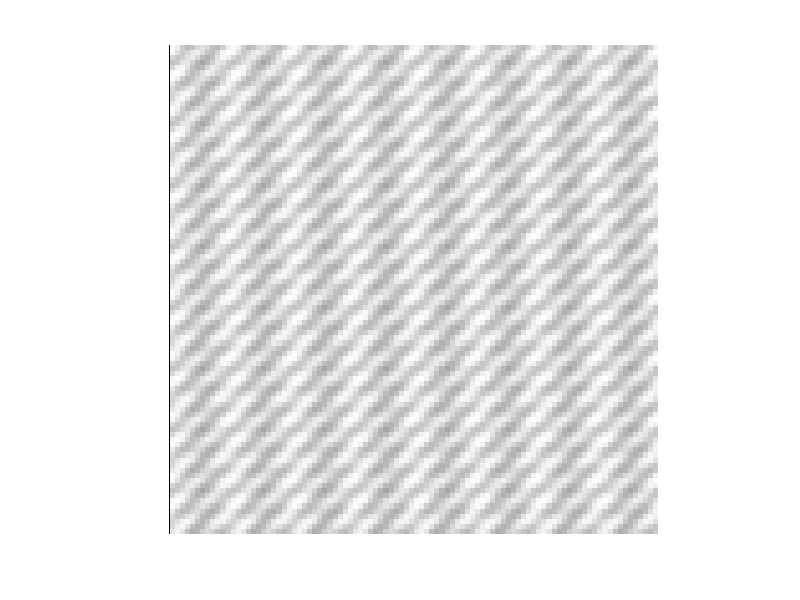
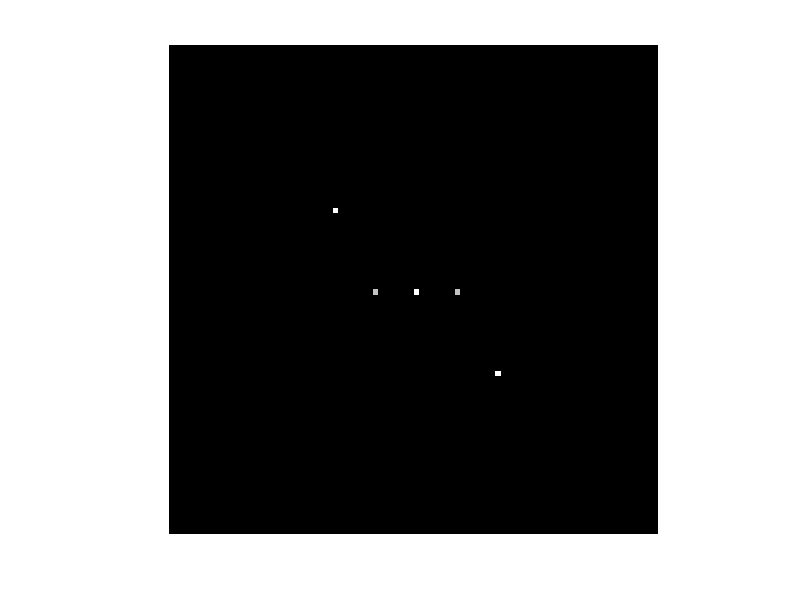
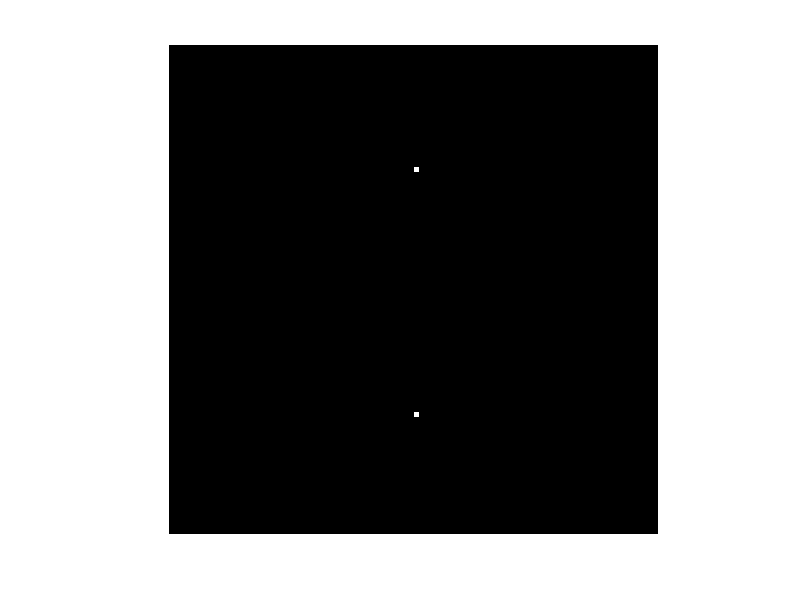
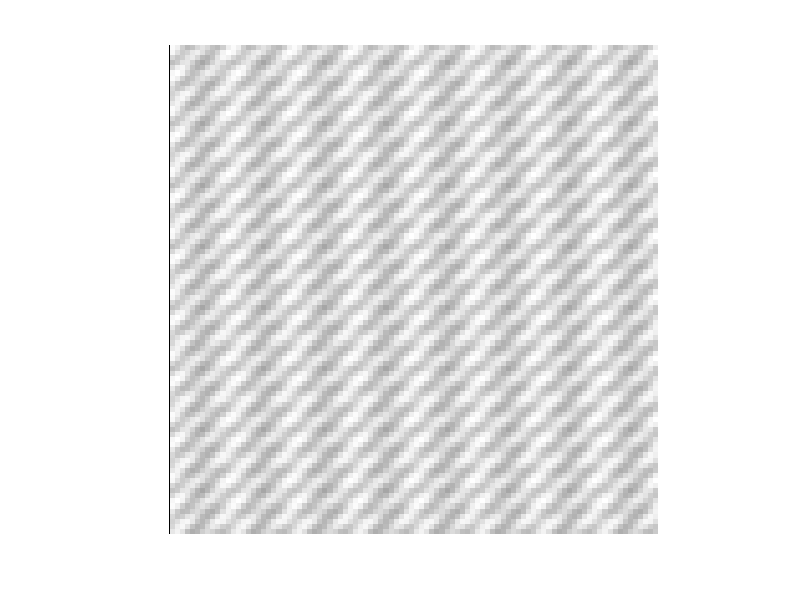

Reproduce these figures in MATLAB, in order.
close all
clear all

% define parameters
ny=96; nx=ny;

FOVy=240; FOVx=240; deltay=FOVy/ny; deltax=FOVx/nx;
deltakx=1/ny/deltax; deltaky=1/nx/deltay;

A1=10; A2=1.5; A3=1; A4=3;
nu1=0/240; nu2=8/240; nu3=24/240; nu4=16/240;

% make image data
Y1=zeros(ny,nx); Y2=zeros(ny,nx); Y3=zeros(ny,nx); Y4=zeros(ny,nx);
for k=1:ny
    for j=1:nx
        Y1(k,j)= A1*cos(2*pi*nu1*(j-1)*deltax);
        Y2(k,j)= A2*cos(2*pi*nu2*(j-1)*deltax);
        Y3(k,j)= A3*sin(2*pi*nu3*(k-1)*deltay);
        Y4(k,j)= A4*cos(2*pi*nu4*(j-1)*deltax+2*pi*nu4*(k-1)*deltay);    
    end
end
Y=Y1+Y2+Y3+Y4;

figure;
imagesc(Y,[-15,15])
axis image, axis off, colormap(gray)

% DFT by matrix multiplication
OmegaxC=zeros(nx,nx);
for k=1:nx        
   for j=1:nx
      OmegaxC(k,j)=exp(-1i*2*pi*(k-(nx/2+1))*(j-(nx/2+1))/nx);
   end
end
OmegayC=zeros(ny,ny);
for k=1:ny         
   for j=1:ny
      OmegayC(k,j)=exp(-1i*2*pi*(k-(ny/2+1))*(j-(ny/2+1))/ny);
   end
end

F  = (OmegayC*Y *transpose(OmegaxC));
figure;
imagesc(real(F),[0,2*nx*ny/2])%A1*2*Nx*Ny/2  
axis image, axis off, colormap(gray)
figure;
imagesc(abs(imag(F)),[0,nx*ny/2])%A3*Nx*Ny/2  
axis image, axis off, colormap(gray)


% take inverse Fourier transforms
OmegaBarxC=zeros(nx,nx);
for k=1:nx         
   for j=1:nx
      OmegaBarxC(k,j)=exp(1i*2*pi*(k-(nx/2+1))*(j-(nx/2+1))/nx);
   end
end
OmegaBarxC=OmegaBarxC/nx;
OmegaBaryC=zeros(ny,ny);
for k=1:ny         
   for j=1:ny
      OmegaBaryC(k,j)=exp(1i*2*pi*(k-(ny/2+1))*(j-(ny/2+1))/ny);
   end
end
OmegaBaryC=OmegaBaryC/ny;

Yhat  = (OmegaBaryC*F*transpose(OmegaBarxC));

figure;
imagesc(real(Yhat),[-15,15])
axis image, colormap(gray), axis off
figure;
imagesc(imag(Yhat),[-15,15])
axis image, colormap(gray), axis off

% compute with Matlab's functions
FF=fftshift(fft2(fftshift(Y)));
figure;
imagesc(real(FF),[0,2*nx*ny/2])%A1*2*Nx*Ny/2  
axis image, axis off, colormap(gray)
figure;
imagesc(abs(imag(FF)),[0,nx*ny/2])%A3*Nx*Ny/2  
axis image, axis off, colormap(gray)

YYhat=fftshift(ifft2(fftshift(FF)));
figure;
imagesc(real(Yhat),[-15,15])
axis image, axis off, colormap(gray)
figure;
imagesc(imag(Yhat),[-15,15])
axis image, axis off, colormap(gray)









